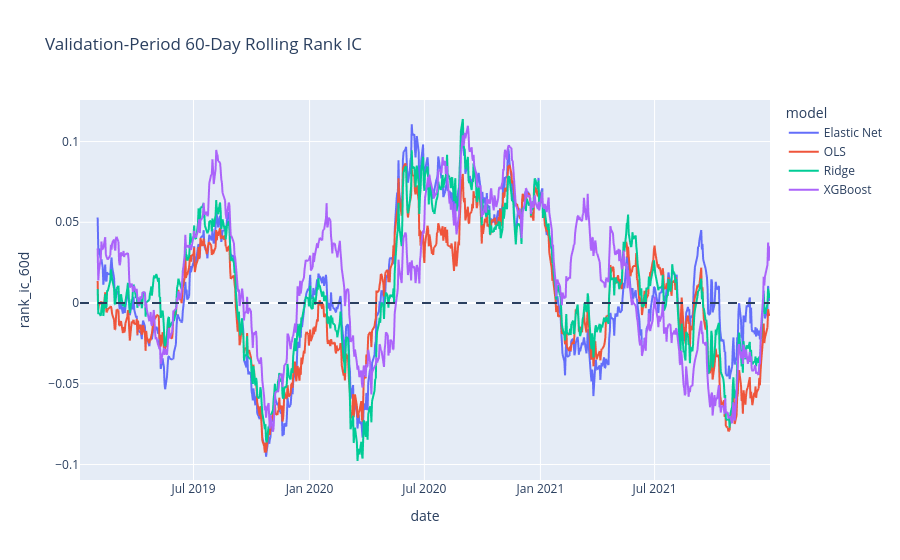

This figure's notebook cell:
### Code cell
# Plot
fig = px.line(
    rank_ic_series,
    x="date",
    y="rank_ic_60d",
    color="model",
    title=("Validation-Period 60-Day Rolling Rank IC"),
)

fig.add_hline(y=0, line_dash="dash")

fig.show()

### Figure 1 — Plotly figure (JSON) as saved in the notebook; plotly's stock layout.template omitted (floating-point values rounded to 4 significant figures; data arrays with more than 128 entries replaced by an {"elided": "..."} marker saying what was removed)
{"data": [{"hovertemplate": "model=Elastic Net<br>date=%{x}<br>rank_ic_60d=%{y}<extra></extra>", "legendgroup": "Elastic Net", "line": {"color": "#636efa", "dash": "solid"}, "marker": {"symbol": "circle"}, "mode": "lines", "name": "Elastic Net", "showlegend": true, "type": "scattergl", "x": {"elided": "757 str values"}, "xaxis": "x", "y": {"elided": "757 float values"}, "yaxis": "y"}, {"hovertemplate": "model=OLS<br>date=%{x}<br>rank_ic_60d=%{y}<extra></extra>", "legendgroup": "OLS", "line": {"color": "#EF553B", "dash": "solid"}, "marker": {"symbol": "circle"}, "mode": "lines", "name": "OLS", "showlegend": true, "type": "scattergl", "x": {"elided": "757 str values"}, "xaxis": "x", "y": {"elided": "757 float values"}, "yaxis": "y"}, {"hovertemplate": "model=Ridge<br>date=%{x}<br>rank_ic_60d=%{y}<extra></extra>", "legendgroup": "Ridge", "line": {"color": "#00cc96", "dash": "solid"}, "marker": {"symbol": "circle"}, "mode": "lines", "name": "Ridge", "showlegend": true, "type": "scattergl", "x": {"elided": "757 str values"}, "xaxis": "x", "y": {"elided": "757 float values"}, "yaxis": "y"}, {"hovertemplate": "model=XGBoost<br>date=%{x}<br>rank_ic_60d=%{y}<extra></extra>", "legendgroup": "XGBoost", "line": {"color": "#ab63fa", "dash": "solid"}, "marker": {"symbol": "circle"}, "mode": "lines", "name": "XGBoost", "showlegend": true, "type": "scattergl", "x": {"elided": "757 str values"}, "xaxis": "x", "y": {"elided": "757 float values"}, "yaxis": "y"}], "layout": {"legend": {"title": {"text": "model"}, "tracegroupgap": 0}, "shapes": [{"line": {"dash": "dash"}, "type": "line", "x0": 0, "x1": 1, "xref": "x domain", "y0": 0, "y1": 0, "yref": "y"}], "title": {"text": "Validation-Period 60-Day Rolling Rank IC"}, "xaxis": {"anchor": "y", "domain": [0, 1], "title": {"text": "date"}}, "yaxis": {"anchor": "x", "domain": [0, 1], "title": {"text": "rank_ic_60d"}}}}
